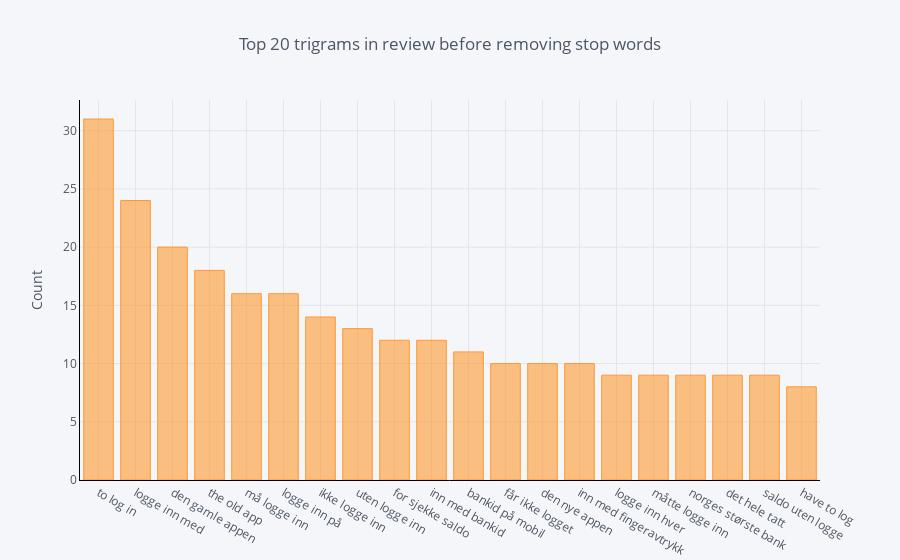

This figure's notebook cell:
### Code cell
df3.groupby('Review_Text').sum()['count'].sort_values(ascending=False).iplot(
    kind='bar', 
    yTitle='Count', 
    linecolor='black', 
    title='Top 20 trigrams in review before removing stop words')

### Figure 1 — Plotly figure (JSON) as saved in the notebook; plotly's stock layout.template omitted (floating-point values rounded to 4 significant figures)
{"data": [{"marker": {"color": "rgba(255, 153, 51, 0.6)", "line": {"color": "rgba(255, 153, 51, 1.0)", "width": 1}}, "name": "count", "orientation": "v", "text": "", "type": "bar", "uid": "90c9eb73-fac5-4bd4-8d7e-304163ef1363", "x": ["to log in", "logge inn med", "den gamle appen", "the old app", "må logge inn", "logge inn på", "ikke logge inn", "uten logge inn", "for sjekke saldo", "inn med bankid", "bankid på mobil", "får ikke logget", "den nye appen", "inn med fingeravtrykk", "logge inn hver", "måtte logge inn", "norges største bank", "det hele tatt", "saldo uten logge", "have to log"], "y": [31, 24, 20, 18, 16, 16, 14, 13, 12, 12, 11, 10, 10, 10, 9, 9, 9, 9, 9, 8]}], "layout": {"legend": {"bgcolor": "#F5F6F9", "font": {"color": "#4D5663"}}, "paper_bgcolor": "#F5F6F9", "plot_bgcolor": "#F5F6F9", "title": {"font": {"color": "#4D5663"}, "text": "Top 20 trigrams in review before removing stop words"}, "xaxis": {"gridcolor": "#E1E5ED", "linecolor": "black", "showgrid": true, "tickfont": {"color": "#4D5663"}, "title": {"font": {"color": "#4D5663"}, "text": ""}, "zerolinecolor": "#E1E5ED"}, "yaxis": {"gridcolor": "#E1E5ED", "linecolor": "black", "showgrid": true, "tickfont": {"color": "#4D5663"}, "title": {"font": {"color": "#4D5663"}, "text": "Count"}, "zerolinecolor": "#E1E5ED"}}}
